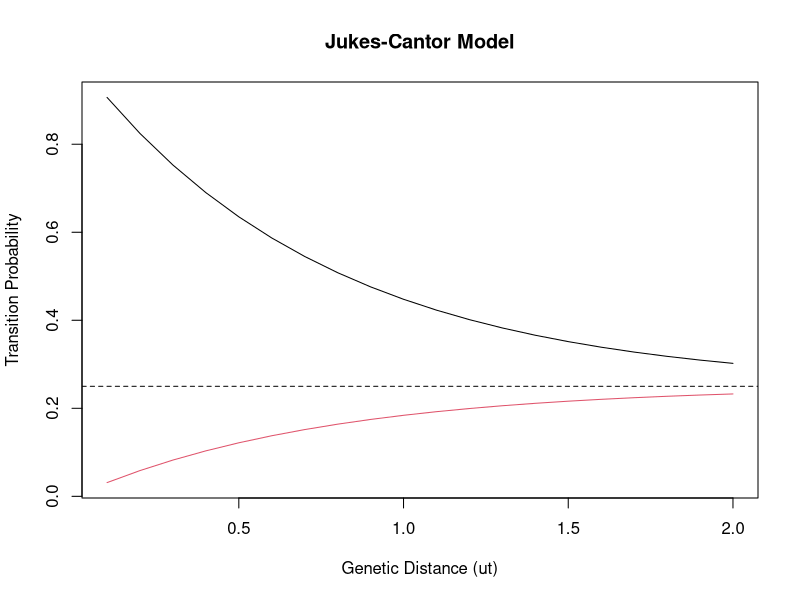
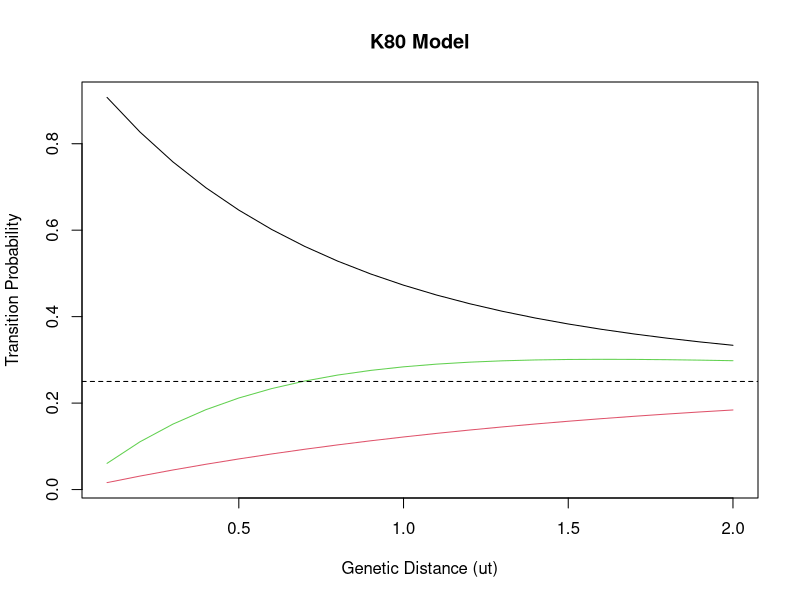

Reproduce these figures in R, in order. (Note: this script raises an error after producing the figures.)
## ---- chunk 1
library(Matrix)
library(phangorn)
## ---- chunk 2
Q1 <-matrix(c(-3,1,1,1,1,-3,1,1,1,1,-3,1,1,1,1,-3),nrow=4)
Q1
## ---- chunk 3
Q2 <-Q1/3
Q2

## ---- chunk 4
Qt <-expm(Q2)
Qt
## ---- chunk 5
b <-c(1,0,0,0) #initial frequencies of A, G, C, and T.
## ---- chunk 6
b <-b%*%Qt # multiply by transition matrix
b
## ---- chunk 7
t <-seq(0.1,2,.1)
Q.time <-lapply(t, function (x) expm(Q2*x))
pAA <-sapply(Q.time,function(x) x[1,1])
pAC <-sapply(Q.time,function(x) x[1,2])
p.mat <-cbind(pAA,pAC)
matplot(t,p.mat,type="l",lty=1,xlab="Genetic Distance (ut)",ylab="Transition Probability",main="Jukes-Cantor Model")
abline(h=.25,lty=2)
## ---- chunk 8
k=4
b=1/(2+k)
Qk <- b*matrix(c(-2-k,1,k,1,1,-2-k,1,k,k,1,-2-k,1,1,k,1,-2-k),ncol=4)
Qk
## ---- chunk 9
Qk.t <-expm(Qk)
Qk.t
## ---- chunk 10
Qk.t <-lapply(t, function (x) expm(Qk*x))
pAA <-sapply(Qk.t,function(x) x[1,1])
pAC <-sapply(Qk.t,function(x) x[1,2])
pAG <-sapply(Qk.t, function(x) x[1,3])
p.mat <-cbind(pAA,pAC,pAG)
matplot(t,p.mat,type="l",lty=1,xlab="Genetic Distance (ut)",ylab="Transition Probability",main="K80 Model")
abline(h=.25,lty=2)
## ---- chunk 11
dat <-read.FASTA("../BEAST/demo1.fasta")
dat.phy <-phyDat(dat)

dat.mt <-modelTest(dat.phy,G=FALSE,I=FALSE)

dat.mt[with(dat.mt,order(dat.mt$BIC)),c(1:3,6)]
## ---- chunk 12
data(furseals)
fur.phy <-phyDat(fur.dat)
fur.mt <-modelTest(fur.phy,G=FALSE,I=FALSE)
fur.mt[with(fur.mt,order(fur.mt$BIC)),c(1:3,6)]

## ---- chunk 13
x <-seq(.001,2,.001)
y <-dlnorm(x,-2,1.25)
plot(x,y,type="l")
mean(y)
quantile(y,c(0.025,.975))
